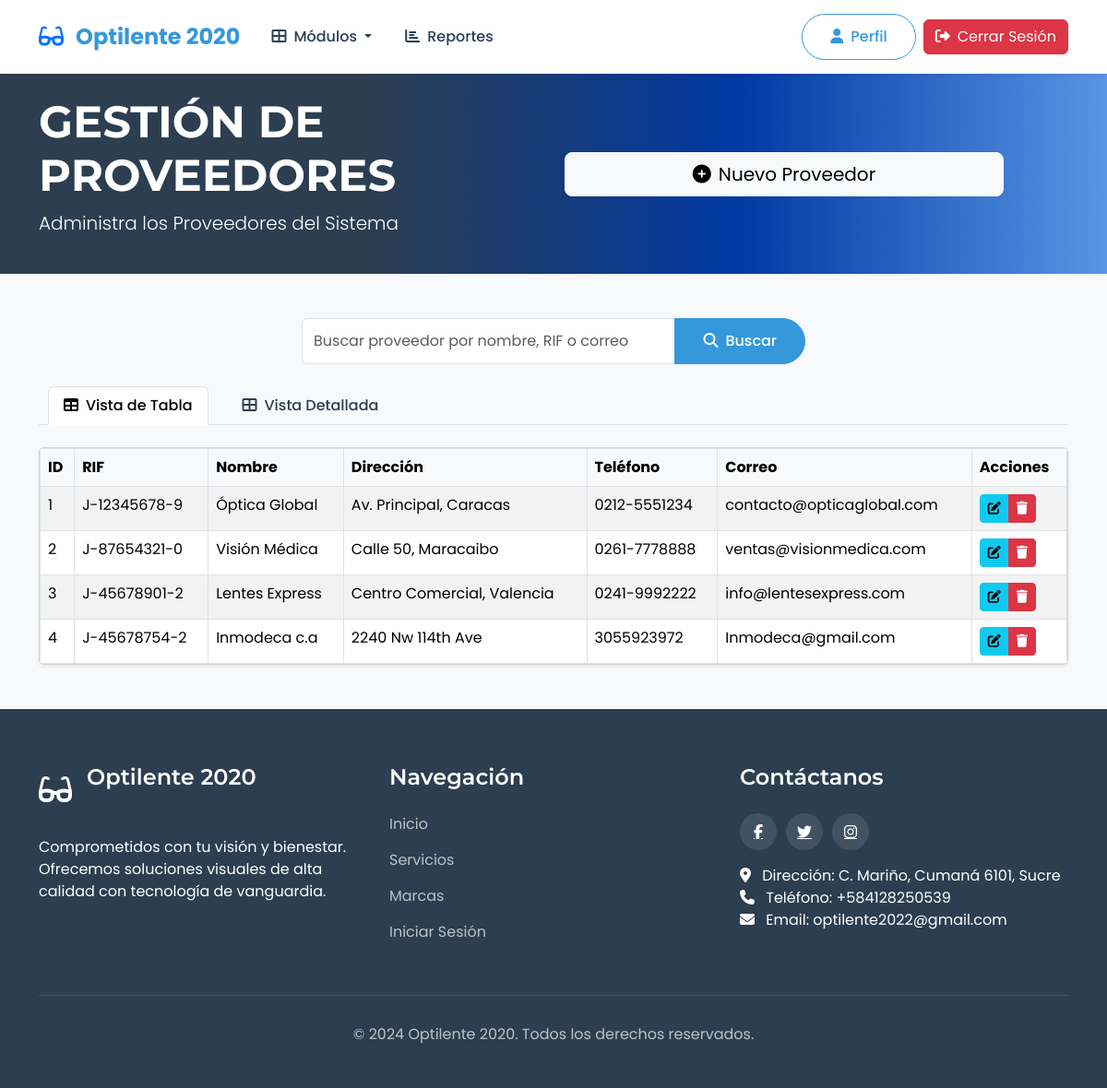
Screenshot of /gestionproveedores.php (signed in) with the database file from the repository.
### tables this page shows
CREATE TABLE `proveedor` (
  `id_proveedor` int NOT NULL,
  `rif_proveedor` varchar(100) NOT NULL,
  `nombre` varchar(100) NOT NULL,
  `direccion` varchar(200) NOT NULL,
  `telefono` varchar(20) NOT NULL,
  `correo` varchar(100) NOT NULL
);

### gestionproveedores.php (the view, shortened to what this page needs)
<?php
$con = connection();
$role = '';
if (isset($_SESSION['id_empleado']) && isset($_SESSION['usuario'])) {
    $idUser = $_SESSION['id_empleado'];
    $sql_role = "SELECT cargo FROM empleados WHERE id_empleado = '$idUser'";
    $query_role = mysqli_query($con, $sql_role);
    if ($query_role) {
        $row_role = mysqli_fetch_assoc($query_role);
        $role = $row_role['cargo'];
    }
}
$busqueda = isset($_GET['busqueda']) ? $_GET['busqueda'] : '';
$query_proveedores = "SELECT * FROM proveedor WHERE 1=1";
$result_proveedores = mysqli_query($con, $query_proveedores);
$proveedores = [];
if ($result_proveedores) {
    while ($row = mysqli_fetch_assoc($result_proveedores)) {
        $proveedores[] = $row;
    }
}
if (isset($_SESSION['id_empleado']) && isset($_SESSION['usuario'])) {
    if ($role == 'gerente') {
?>
<!DOCTYPE html>
<html lang="es">
<head>
    <link href="https://cdn.jsdelivr.net/npm/bootstrap@5.3.2/dist/css/bootstrap.min.css" rel="stylesheet">
    <link rel="stylesheet" href="https://cdnjs.cloudflare.com/ajax/libs/font-awesome/6.4.2/css/all.min.css">
    <link rel="stylesheet" href="./css/styles.css">
</head>
<body>
    <header>
        <?php include "./inc/navbarLogginGerente.php"; ?>
    </header>
    <section class="py-4 bg-primary text-white">
        <div class="container">
            <div class="row align-items-center">
                <div class="col-md-6 text-center text-md-start">
                    <h1 class="display-5 fw-bold">GESTIÓN DE PROVEEDORES</h1>
                    <p class="lead">Administra los Proveedores del Sistema</p>
                </div>
                <div class="col-md-6 text-center text-md-end mt-3 mt-md-0">
                    <button class="btn btn-light btn-lg" data-bs-toggle="modal" data-bs-target="#modalNuevoProveedor">
                        <i class="fas fa-plus-circle me-2"></i>Nuevo Proveedor
                    </button>
                </div>
            </div>
        </div>
    </section>
    <section class="py-5">
        <div class="container">
            <div class="row mb-4">
                <div class="col-md-6 offset-md-3">
                    <form method="GET" action="gestionproveedores.php">
                        <div class="input-group">
                            <input type="text" class="form-control" placeholder="Buscar proveedor por nombre, RIF o correo" name="busqueda" value="<?php echo htmlspecialchars($busqueda); ?>">
                            <button class="btn btn-primary" type="submit">
                                <i class="fas fa-search me-2"></i>Buscar
                            </button>
                        </div>
                    </form>
                </div>
            </div>
            <ul class="nav nav-tabs mb-4" id="proveedoresTabs" role="tablist">
                <li class="nav-item" role="presentation">
                    <button class="nav-link active" id="tabla-tab" data-bs-toggle="tab" data-bs-target="#tabla" type="button" role="tab" aria-controls="tabla" aria-selected="true">
                        <i class="fas fa-table me-2"></i>Vista de Tabla
                    </button>
                </li>
                <li class="nav-item" role="presentation">
                    <button class="nav-link" id="detalle-tab" data-bs-toggle="tab" data-bs-target="#detalle" type="button" role="tab" aria-controls="detalle" aria-selected="false">
                        <i class="fas fa-th-large me-2"></i>Vista Detallada
                    </button>
                </li>
            </ul>
            <div class="tab-content" id="proveedoresTabsContent">
                <div class="tab-pane fade show active" id="tabla" role="tabpanel" aria-labelledby="tabla-tab">
                    <div class="card shadow-sm">
                        <div class="card-body p-0">
                            <div class="table-responsive">
                                <table class="table table-striped table-hover mb-0">
                                    <thead class="table-light">
                                        <tr>
                                            <th>ID</th>
                                            <th>RIF</th>
                                            <th>Nombre</th>
                                            <th>Dirección</th>
                                            <th>Teléfono</th>
                                            <th>Correo</th>
                                            <th>Acciones</th>
                                        </tr>
                                    </thead>
                                    <tbody>
                                        <?php foreach ($proveedores as $proveedor): ?>
                                        <tr>
                                            <td><?php echo htmlspecialchars($proveedor['id_proveedor']); ?></td>
                                            <td><?php echo htmlspecialchars($proveedor['rif_proveedor']); ?></td>
                                            <td><?php echo htmlspecialchars($proveedor['nombre']); ?></td>
                                            <td><?php echo htmlspecialchars($proveedor['direccion']); ?></td>
                                            <td><?php echo htmlspecialchars($proveedor['telefono']); ?></td>
                                            <td><?php echo htmlspecialchars($proveedor['correo']); ?></td>
                                            <td>
                                                <div class="btn-group" role="group">
                                                    <button class="btn btn-sm btn-info editar-proveedor"
                                                            data-bs-toggle="modal"
                                                            data-bs-target="#modalEditarProveedor"
                                                            data-id="<?php echo $proveedor['id_proveedor']; ?>"
                                                            data-rif="<?php echo htmlspecialchars($proveedor['rif_proveedor']); ?>"
                                                            data-nombre="<?php echo htmlspecialchars($proveedor['nombre']); ?>"
                                                            data-direccion="<?php echo htmlspecialchars($proveedor['direccion']); ?>"
                                                            data-telefono="<?php echo htmlspecialchars($proveedor['telefono']); ?>"
                                                            data-correo="<?php echo htmlspecialchars($proveedor['correo']); ?>">
                                                        <i class="fas fa-edit"></i>
                                                    </button>
                                                    <button class="btn btn-sm btn-danger eliminar-proveedor"
                                                            data-id="<?php echo $proveedor['id_proveedor']; ?>"
                                                            data-nombre="<?php echo htmlspecialchars($proveedor['nombre']); ?>">
                                                        <i class="fas fa-trash"></i>
                                                    </button>
                                                </div>
                                            </td>
                                        </tr>
                                        <?php endforeach; ?>
                                    </tbody>
                                </table>
                            </div>
                        </div>
                    </div>
                </div>
            </div>
        </div>
    </section>
    <?php include "./inc/footer.php";?>
</body>
</html>
<?php
    } else {
        header("Location: home.php");
        exit();
    }
} else {
    header("Location: login.php");
    exit();
}
?>

### css/styles.css (style rules this page uses)
:root { --primary-color: #3498db; --secondary-color: #2c3e50; --accent-color: #e74c3c; --light-color: #ecf0f1; --dark-color: #2c3e50; --text-color: #333; --text-light: #7f8c8d; }
body { font-family: 'Poppins', sans-serif; color: var(--text-color); overflow-x: hidden; background-color: #f8f9fa; margin: 0; padding: 0; height: 100%; width: 100%; }
html { height: 100%; width: 100%; scroll-behavior: smooth; }
h1, h2, h3, h4, h5, h6 { font-family: 'Montserrat', sans-serif; font-weight: 600; }
table { width: 100%; border-collapse: collapse; }
table, th, td { border: 1px solid #dee2e6; padding: 10px; text-align: left; }
th { background-color: var(--dark-color); color: white; }
.nav-link { font-weight: 500; color: var(--dark-color); margin: 0 10px; transition: all 0.3s ease; }
.btn-primary { background-color: var(--primary-color); border-color: var(--primary-color); padding: 12px 30px; font-weight: 500; border-radius: 30px; transition: all 0.3s ease; }
section.bg-primary { background: linear-gradient(to right, var(--dark-color), var(--dark-color), rgb(0, 57, 163), rgb(89, 149, 228)); }
.col-md-6.text-center.text-md-end { display: flex; flex-direction: column; row-gap: 10px; max-width: 500px; }

### rows the page displays
proveedor: id_proveedor "1", rif_proveedor "J-12345678-9", nombre "Óptica Global", direccion "Av. Principal, Caracas", telefono "0212-5551234", correo "contacto@opticaglobal.com"
proveedor: id_proveedor "2", rif_proveedor "J-87654321-0", nombre "Visión Médica", direccion "Calle 50, Maracaibo", telefono "0261-7778888", correo "ventas@visionmedica.com"
proveedor: id_proveedor "3", rif_proveedor "J-45678901-2", nombre "Lentes Express", direccion "Centro Comercial, Valencia", telefono "0241-9992222", correo "info@lentesexpress.com"
proveedor: id_proveedor "4", rif_proveedor "J-45678754-2", nombre "Inmodeca c.a", direccion "2240 Nw 114th Ave", telefono "3055923972", correo "Inmodeca@gmail.com"
